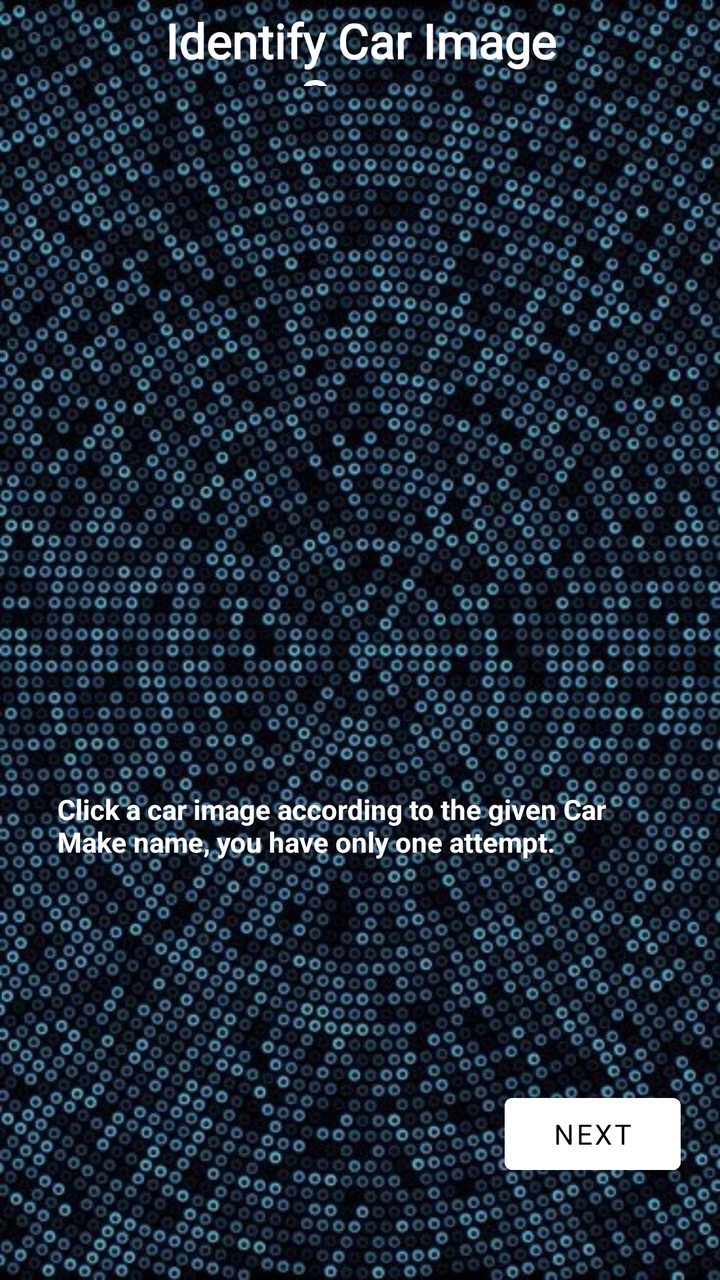
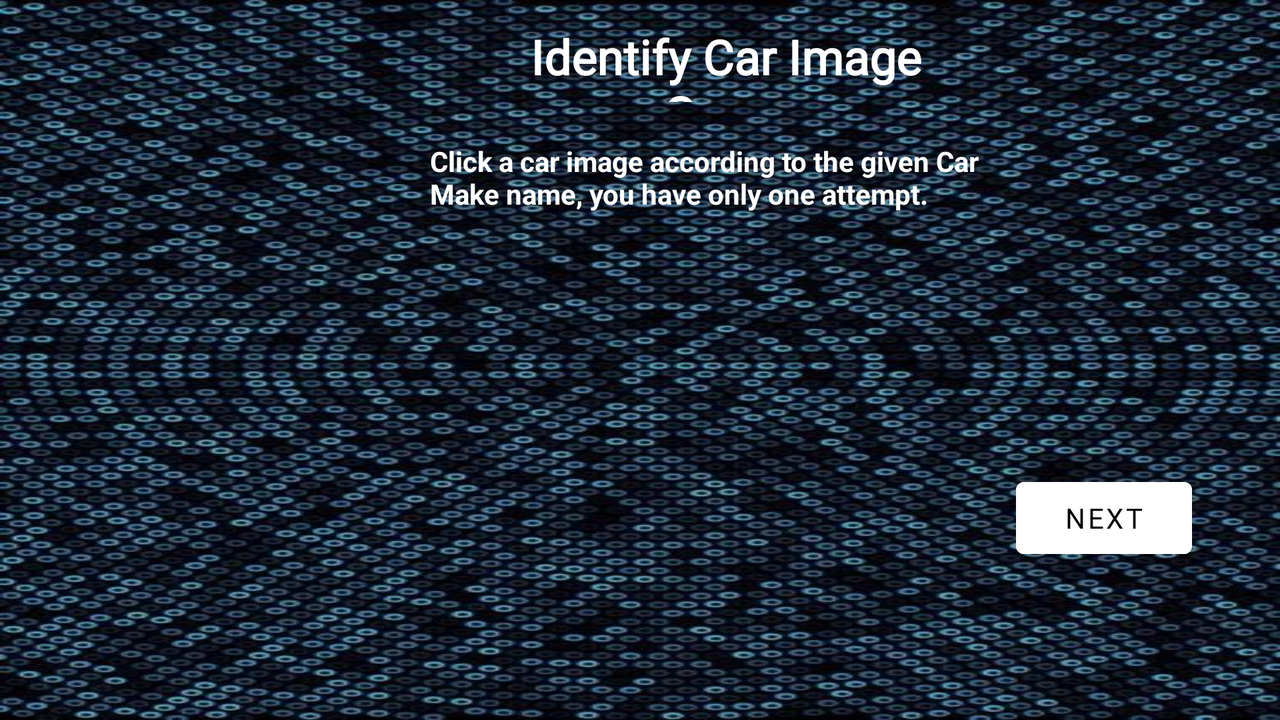

Compare how this app lays out the same screen by default and in its alternative resource folder. The renders come first, then the two layout files and the values they reference.
<!-- AndroidManifest.xml: application theme Theme.Mobile_CourseWork -->
<!-- res/layout/activity_identify_car_image.xml -->
<?xml version="1.0" encoding="utf-8"?>
<androidx.constraintlayout.widget.ConstraintLayout xmlns:android="http://schemas.android.com/apk/res/android"
    xmlns:app="http://schemas.android.com/apk/res-auto"
    xmlns:tools="http://schemas.android.com/tools"
    android:layout_width="match_parent"
    android:layout_height="match_parent"
    android:background="@drawable/background_one"
    tools:context=".IdentifyCarImageActivity">

    <ImageView
        android:id="@+id/first_image_view"
        android:layout_width="189dp"
        android:layout_height="106dp"
        android:layout_margin="10dp"
        android:layout_marginTop="8dp"
        android:onClick="firstImageCompare"
        app:layout_constraintEnd_toEndOf="parent"
        app:layout_constraintStart_toStartOf="parent"
        app:layout_constraintTop_toBottomOf="@+id/identify_Car_Image_text"
        android:contentDescription="@string/car_image_one" />

    <ImageView
        android:id="@+id/second_image_view"
        android:layout_width="188dp"
        android:layout_height="101dp"
        android:layout_margin="10dp"
        android:layout_marginTop="4dp"
        android:onClick="secondImageCompare"
        app:layout_constraintEnd_toEndOf="parent"
        app:layout_constraintStart_toStartOf="parent"
        app:layout_constraintTop_toBottomOf="@+id/first_image_view"
        android:contentDescription="@string/car_image_two" />

    <ImageView
        android:id="@+id/third_image_view"
        android:layout_width="191dp"
        android:layout_height="107dp"
        android:layout_margin="10dp"
        android:layout_marginTop="4dp"
        android:onClick="thirdImageCompare"
        app:layout_constraintEnd_toEndOf="parent"
        app:layout_constraintStart_toStartOf="parent"
        app:layout_constraintTop_toBottomOf="@+id/second_image_view"
        android:contentDescription="@string/car_image_three" />

    <TextView
        android:id="@+id/identify_Car_Image_text"
        android:layout_width="222dp"
        android:layout_height="39dp"
        android:layout_marginTop="4dp"
        android:fontFamily="@font/halant_medium"
        android:gravity="center_horizontal"
        android:text="@string/identify_car_image_text"
        android:textAlignment="center"
        android:textColor="@color/white"
        android:textSize="24sp"
        android:textStyle="bold"
        app:layout_constraintEnd_toEndOf="parent"
        app:layout_constraintHorizontal_bias="0.502"
        app:layout_constraintStart_toStartOf="parent"
        app:layout_constraintTop_toTopOf="parent" />

    <TextView
        android:id="@+id/car_manufacturer_name"
        android:layout_width="138dp"
        android:layout_height="62dp"
        android:layout_marginTop="20dp"
        android:fontFamily="@font/halant_medium"
        android:textColor="@color/white"
        android:textSize="14sp"
        app:layout_constraintEnd_toEndOf="parent"
        app:layout_constraintStart_toStartOf="parent"
        app:layout_constraintTop_toBottomOf="@+id/question_text" />

    <TextView
        android:id="@+id/question_text"
        android:layout_width="303dp"
        android:layout_height="58dp"
        android:layout_marginTop="8dp"
        android:text="@string/car_image_question"
        android:textColor="@color/white"
        android:textStyle="bold"
        app:layout_constraintEnd_toEndOf="parent"
        app:layout_constraintStart_toStartOf="parent"
        app:layout_constraintTop_toBottomOf="@+id/third_image_view" />

    <TextView
        android:id="@+id/identify_car_image_timer"
        android:layout_width="79dp"
        android:layout_height="35dp"
        android:layout_marginTop="32dp"
        android:fontFamily="@font/halant_medium"
        android:textColor="@color/white"
        android:textSize="20sp"
        app:layout_constraintEnd_toEndOf="parent"
        app:layout_constraintHorizontal_bias="0.099"
        app:layout_constraintStart_toStartOf="parent"
        app:layout_constraintTop_toBottomOf="@+id/question_text" />

    <Button
        android:id="@+id/image_next_btn"
        android:layout_width="wrap_content"
        android:layout_height="wrap_content"
        android:layout_marginTop="8dp"
        android:onClick="newGame"
        android:text="@string/next_btn"
        android:backgroundTint="@color/white"
        android:fontFamily="@font/nunito_sans_extrabold"
        android:textColor="@color/black"
        tools:targetApi="lollipop"
        app:layout_constraintEnd_toEndOf="parent"
        app:layout_constraintHorizontal_bias="0.928"
        app:layout_constraintStart_toStartOf="parent"
        app:layout_constraintTop_toBottomOf="@+id/car_manufacturer_name"/>

    <TextView
        android:id="@+id/text_guide"
        android:layout_width="129dp"
        android:layout_height="47dp"
        android:layout_marginStart="4dp"
        android:layout_marginLeft="4dp"
        android:layout_marginTop="24dp"
        android:fontFamily="@font/halant_medium"
        android:textColor="@color/white"
        android:textSize="18sp"
        app:layout_constraintStart_toStartOf="parent"
        app:layout_constraintTop_toBottomOf="@+id/car_manufacturer_name" />

</androidx.constraintlayout.widget.ConstraintLayout>
<!-- resources referenced by this layout -->
<resources>
  <!-- drawable background_one: jpg bitmap (drawable, 114564 bytes) -->
  <string name="car_image_one">TODO</string>
  <string name="car_image_question">Click a car image according to the given Car Make name, you have only one attempt.</string>
  <string name="car_image_three">TODO</string>
  <string name="car_image_two">TODO</string>
  <string name="identify_car_image_text">Identify Car Image Game</string>
  <string name="next_btn">Next</string>
  <style name="Theme.Mobile_CourseWork" parent="Theme.MaterialComponents.DayNight.DarkActionBar">
          
          <item name="colorPrimary">@color/purple_500</item>
          <item name="colorPrimaryVariant">@color/purple_700</item>
          <item name="colorOnPrimary">@color/white</item>
          
          <item name="colorSecondary">@color/teal_200</item>
          <item name="colorSecondaryVariant">@color/teal_700</item>
          <item name="colorOnSecondary">@color/black</item>
          
          <item name="android:statusBarColor" tools:targetApi="l">?attr/colorPrimaryVariant</item>
          
      </style>
</resources>
<!-- res/layout-land/activity_identify_car_image.xml (the repository's variant of the layout above) -->
<!-- drawn on the phone turned sideways -->
<?xml version="1.0" encoding="utf-8"?>
<androidx.constraintlayout.widget.ConstraintLayout xmlns:android="http://schemas.android.com/apk/res/android"
    xmlns:app="http://schemas.android.com/apk/res-auto"
    xmlns:tools="http://schemas.android.com/tools"
    android:layout_width="match_parent"
    android:layout_height="match_parent"
    android:background="@drawable/background_one"
    tools:context=".IdentifyCarImageActivity">

    <ImageView
        android:id="@+id/first_image_view"
        android:layout_width="189dp"
        android:layout_height="106dp"
        android:layout_margin="10dp"
        android:contentDescription="@string/car_image_one"
        android:onClick="firstImageCompare"
        app:layout_constraintEnd_toEndOf="parent"
        app:layout_constraintHorizontal_bias="0.0"
        app:layout_constraintStart_toStartOf="parent"
        app:layout_constraintTop_toTopOf="parent" />

    <ImageView
        android:id="@+id/third_image_view"
        android:layout_width="191dp"
        android:layout_height="107dp"
        android:layout_margin="10dp"
        android:layout_marginTop="12dp"
        android:contentDescription="@string/car_image_three"
        android:onClick="thirdImageCompare"
        app:layout_constraintEnd_toEndOf="parent"
        app:layout_constraintHorizontal_bias="0.005"
        app:layout_constraintStart_toStartOf="parent"
        app:layout_constraintTop_toBottomOf="@+id/second_image_view" />

    <ImageView
        android:id="@+id/second_image_view"
        android:layout_width="188dp"
        android:layout_height="101dp"
        android:layout_margin="10dp"
        android:layout_marginTop="8dp"
        android:contentDescription="@string/car_image_two"
        android:onClick="secondImageCompare"
        app:layout_constraintEnd_toEndOf="parent"
        app:layout_constraintHorizontal_bias="0.009"
        app:layout_constraintStart_toStartOf="parent"
        app:layout_constraintTop_toBottomOf="@+id/first_image_view" />

    <TextView
        android:id="@+id/identify_Car_Image_text"
        android:layout_width="222dp"
        android:layout_height="39dp"
        android:layout_marginStart="252dp"
        android:layout_marginLeft="252dp"
        android:layout_marginTop="12dp"
        android:fontFamily="@font/halant_medium"
        android:gravity="center_horizontal"
        android:text="@string/identify_car_image_text"
        android:textAlignment="center"
        android:textColor="@color/white"
        android:textSize="24sp"
        android:textStyle="bold"
        app:layout_constraintStart_toStartOf="parent"
        app:layout_constraintTop_toTopOf="parent" />

    <TextView
        android:id="@+id/car_manufacturer_name"
        android:layout_width="115dp"
        android:layout_height="44dp"
        android:textColor="@color/white"
        android:layout_marginTop="20dp"
        android:fontFamily="@font/halant_medium"
        android:textSize="12sp"
        app:layout_constraintEnd_toEndOf="parent"
        app:layout_constraintStart_toStartOf="parent"
        app:layout_constraintTop_toBottomOf="@+id/question_text" />

    <TextView
        android:id="@+id/question_text"
        android:layout_width="300dp"
        android:layout_height="39dp"
        android:layout_marginStart="16dp"
        android:layout_marginLeft="16dp"
        android:layout_marginTop="20dp"
        android:text="@string/car_image_question"
        android:textColor="@color/white"
        android:textStyle="bold"
        app:layout_constraintStart_toEndOf="@+id/first_image_view"
        app:layout_constraintTop_toBottomOf="@+id/identify_Car_Image_text" />

    <TextView
        android:id="@+id/identify_car_image_timer"
        android:layout_width="79dp"
        android:layout_height="35dp"
        android:layout_marginTop="132dp"
        android:layout_marginEnd="324dp"
        android:layout_marginRight="324dp"
        android:fontFamily="@font/halant_medium"
        android:textColor="@color/white"
        android:textSize="18sp"
        app:layout_constraintEnd_toEndOf="parent"
        app:layout_constraintTop_toBottomOf="@+id/car_manufacturer_name" />

    <Button
        android:id="@+id/image_next_btn"
        android:layout_width="wrap_content"
        android:layout_height="wrap_content"
        android:layout_marginTop="28dp"
        android:layout_marginEnd="44dp"
        android:layout_marginRight="44dp"
        android:fontFamily="@font/nunito_sans_extrabold"
        android:onClick="newGame"
        android:backgroundTint="@color/white"
        android:text="@string/next_btn"
        android:textColor="@color/black"
        app:layout_constraintEnd_toEndOf="parent"
        app:layout_constraintTop_toBottomOf="@+id/text_guide"
        tools:targetApi="lollipop" />

    <TextView
        android:id="@+id/text_guide"
        android:layout_width="129dp"
        android:layout_height="47dp"
        android:layout_marginTop="160dp"
        android:layout_marginEnd="24dp"
        android:layout_marginRight="24dp"
        android:fontFamily="@font/halant_medium"
        android:textColor="@color/white"
        android:textSize="14sp"
        app:layout_constraintEnd_toEndOf="parent"
        app:layout_constraintTop_toTopOf="parent" />

</androidx.constraintlayout.widget.ConstraintLayout>
